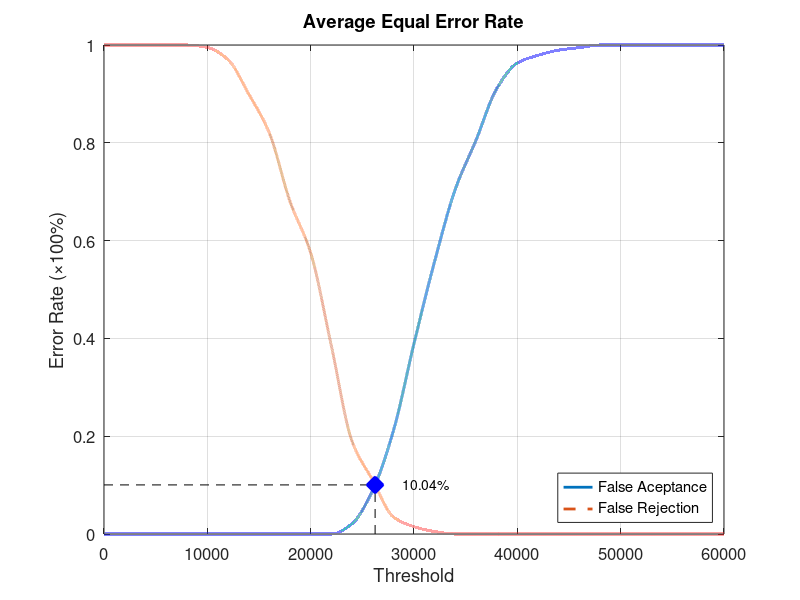
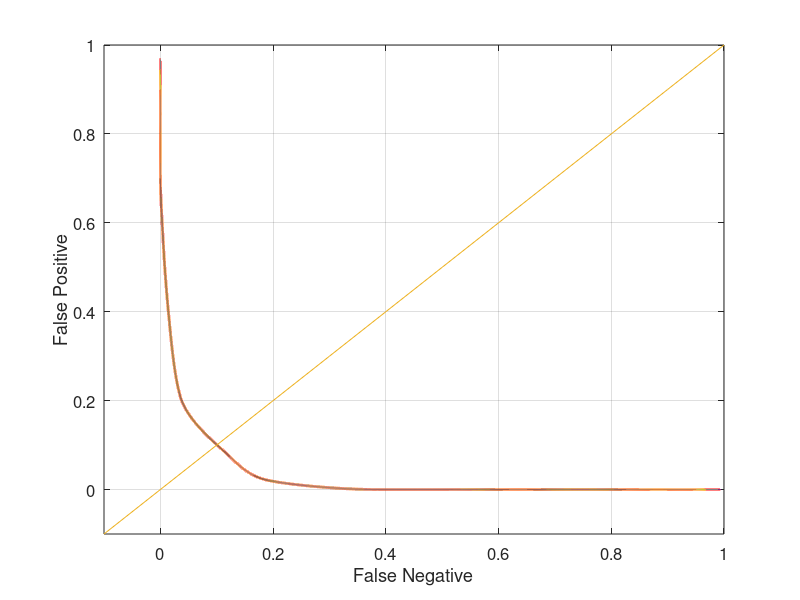

Here is the MATLAB script that generated these plots, in order:
function yEER = Database2_3
close all;
clear;
clc;
x = 0:2000:60000;
xq = 0:0.5:60000;

y0 = [0 0 0 0 0 0 0 0 0 0 0 0 0.0210526 0.0894737 0.210526 0.389474 0.557895 0.705263 0.805263 0.910526 0.963158 0.978947 0.989474 0.994737 1 1 1 1 1 1 1];
yy0 = interp1(x, y0, xq, 'pchip');
y1 = [1 1 1 1 1 0.995 0.97 0.9 0.82 0.68 0.575 0.385 0.19 0.11 0.035 0.015 0.005 0 0 0 0 0 0 0 0 0 0 0 0 0 0];
yy1 = interp1(x, y1, xq, 'pchip');

% Calculating EER: 
y2 = abs(y0 - y1);
find(y2 == min(y2))
yy2 = abs(yy0 - yy1);
xEER = find(yy2 == min(yy2));
xEERIndex = xq(xEER) % X-axis EER
yEER = yy0(xEER) % Y-axis EER

main = figure
plot(xq, yy0,'-','LineWidth', 2);	hold on
plot(xq, yy1,'--','LineWidth', 2);	hold on
plot([xEERIndex xEERIndex], [0 yEER], 'k--');	hold on
plot([0 xEERIndex], [yEER yEER], 'k--');	hold on
plot(xEERIndex, yEER, 'bx', 'LineWidth', 10);	hold on
text(xEERIndex + 10 * xEERIndex / 100, yEER, [num2str(round((10000 * yEER)) / 100) '%'])
legend('False Aceptance', 'False Rejection', 'Location', 'SouthEast')
xlabel('Threshold')
ylabel('Error Rate (\times100%)')
title('Average Equal Error Rate')
set(gca, 'FontSize', 12)
axis([0 60000 0 1])
grid on

print(main, 'Database2_3Main', '-dpng');
FNRxFPR = figure('Color', [1 1 1]);
plot(yy1, yy0, '-', yy1, yy0, 'LineWidth', 2);
hold on
y = -0.1:0.1:1
plot(y, y); 
set(gca, 'FontSize', 12)
xlabel('False Negative')
ylabel('False Positive')
axis([-0.1 1 -0.1 1])
set(gca, 'FontSize', 12)
grid on

print(FNRxFPR, 'Database2_3FNRxFPR','-dpng');
end
